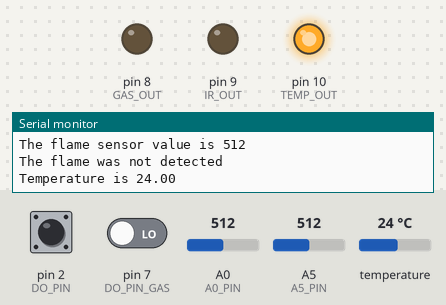
The sketch below on a simulated Arduino Uno, built with avr-gcc and run on an emulated ATmega328P. On the bench: output pins drawn as LEDs (lit = HIGH), the last lines printed to the serial monitor. The test bench sets the inputs (shaded band); at power-on: A0 (A0_PIN) = 512, A5 (A5_PIN) = 512, pin 2 (DO_PIN) HIGH, pin 7 (DO_PIN_GAS) LOW, temperature 24 °C.

Above: at 2.6 s.
2.7 s: A0 (A0_PIN) set to 888
5.6 s: A0 (A0_PIN) set to 916
At 8.4 s:
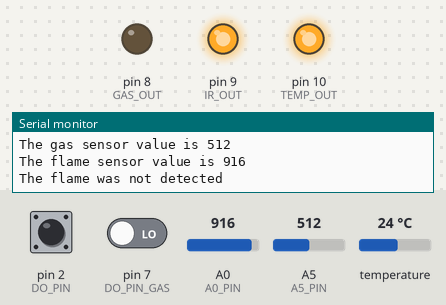
9.5 s: A5 (A5_PIN) set to 109
15.2 s: A5 (A5_PIN) set to 93
At 18.3 s:
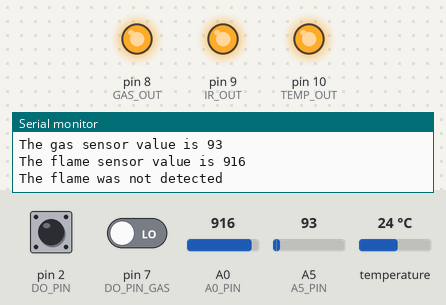
18.6 s: A0 (A0_PIN) set to 90
At 22.0 s:
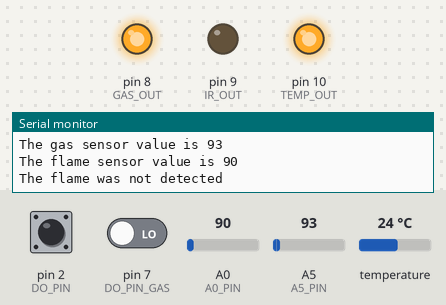
Timing chart, 0 to 23.5 s (numbered marks = the images above; inputs shaded):
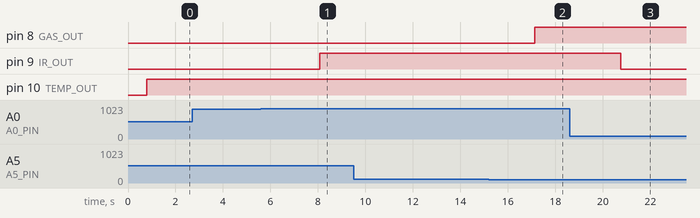

Measured:
- the behaviour switches between 900 and 901 on A0 (A0_PIN) (found by bisection; images 0 and 1)
- the behaviour switches between 100 and 99 on A5 (A5_PIN) (found by bisection; images 1 and 2)
- after the input at 5.6 s, pin 9 (IR_OUT): LOW → HIGH after 2.5 s
- after the input at 15.2 s, pin 8 (GAS_OUT): LOW → HIGH after 1.9 s
- after the input at 18.6 s, pin 9 (IR_OUT): HIGH → LOW after 2.1 s

The sketch:

FlameTest1_copy_20260327173413.ino
```cpp
#include <OneWire.h>
#include <DallasTemperature.h>

#define DO_PIN 2
#define IR_OUT 9
#define A0_PIN A0

#define DO_PIN_GAS 7
#define A5_PIN A5
#define GAS_OUT 8
#define DO_PIN_TEMP 3
#define TEMP_OUT 10

OneWire onewire(DO_PIN_TEMP);
DallasTemperature tempsensor(&onewire);

const int Flame_Thresh=900;
const int temp_thresh=55;
const int Gas_Thresh=100;

void setup() {
  // put your setup code here, to run once:
  Serial.begin (9600);
  pinMode (DO_PIN, INPUT);
  pinMode (TEMP_OUT,OUTPUT);
  pinMode (IR_OUT,OUTPUT);
  pinMode (DO_PIN_GAS, INPUT);
  pinMode (GAS_OUT, OUTPUT);
  tempsensor.begin();
}

void loop() {
  // put your main code here, to run repeatedly:
  int Flame_Value=digitalRead(DO_PIN);
  int Flame_Analog=analogRead(A0_PIN);

  int Gas_Value=digitalRead(DO_PIN_GAS);
  int Gas_Analog=analogRead(A5_PIN);

  tempsensor.requestTemperatures();
  float celsius=tempsensor.getTempCByIndex(0);

  Serial.print("Temperature is ");
  Serial.println(celsius);

  Serial.print ("The gas sensor value is ");
  Serial.println (Gas_Analog);

  if (celsius>=temp_thresh){
    digitalWrite (TEMP_OUT, LOW);
  }
  else {
    digitalWrite (TEMP_OUT, HIGH);
  }

  Serial.print ("The flame sensor value is ");
  Serial.println (Flame_Analog);
  if(Flame_Value==LOW){
    Serial.println("The flame was detected");
  }
  else {
    Serial.println ("The flame was not detected");
  }

  if (Flame_Analog<=Flame_Thresh){
    digitalWrite(IR_OUT, LOW);
  }
  else{
    digitalWrite(IR_OUT, HIGH);
  }
  if(Gas_Analog>=Gas_Thresh){
    digitalWrite (GAS_OUT, LOW);
  }
  else {
    digitalWrite (GAS_OUT, HIGH);
  }
  delay(1000);
}
```
